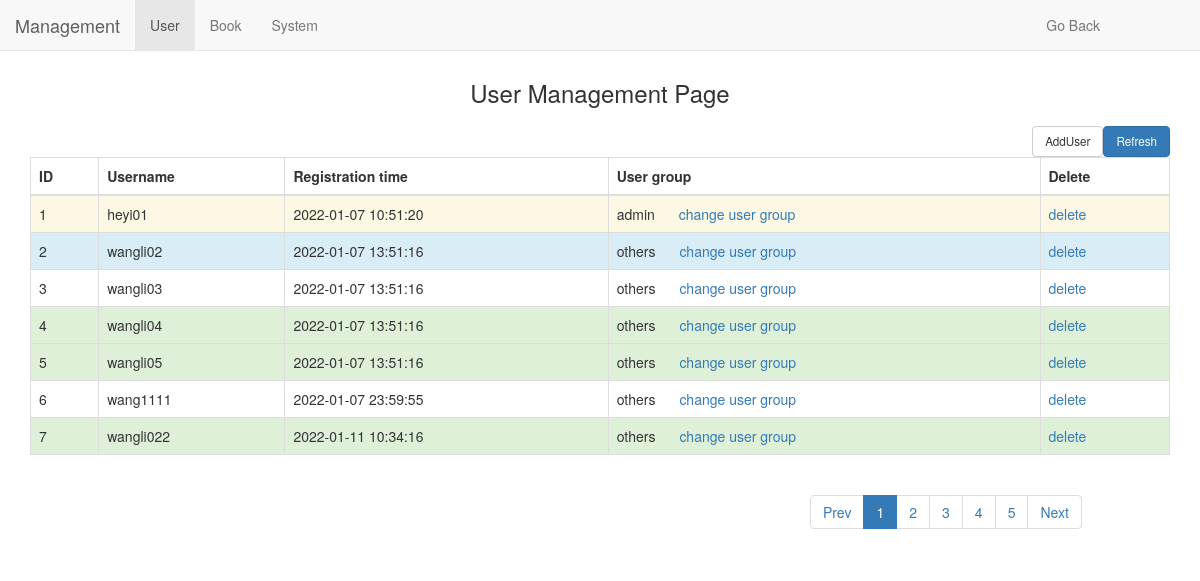
Screenshot of /management/user (signed in) with the database file from the repository.
### models.py (models this page shows, shortened)
class User(db.Model):
    username = db.Column(db.String(50),primary_key = True)
    hash_pwd = db.Column(db.String(100))
    salt = db.Column(db.String(100))
    group_id = db.Column(db.Integer)
    add_time = db.Column(db.String(50))

### app.py (the view)
@app.route("/management/user",methods = ['POST','GET'])
@login_required
@routing_permission_check
def user_mgr():
    form = UploadFileForms()
    if request.method == 'GET':
        dic1 = {'active1':'active','active2':'','active3':'','active4':'','active5':'','active_next':'','active_Prev':'','current_page_number':1}
        user_info = User.query.limit(10).all()
        user_list = []
        if len(user_info) ==0:
            user_list = []
        else:
            for userdata in user_info:
                user_list.append( userdata.__dict__)
            k = 0
            style_list = ['success','info','warning','error','']
            for j in user_list:
                k+=1
                del j['_sa_instance_state']
                del j['hash_pwd']
                del j['salt']
                j['id'] = k
                if j['group_id'] ==1:
                    del j['group_id']
                    j['group'] = 'admin'
                elif j['group_id'] == 2:
                    del j['group_id']
                    j['group'] = 'others'
                j['style'] = random.choice(style_list)
        return render_template('user.html',user_list = user_list,dic1 = dic1,form = form)

### decorator.py (called while the page is built)
def login_required(func):
    @wraps(func)
    def inner(*args, **kwargs):
        user_id = session.get('user_id')
        if not user_id:
            return jsonify({'error':'User not logged in'}
                           )
        else:
            g.user_id = user_id
            return func(*args, **kwargs)
    return inner

### templates/user.html (shortened to what this page needs)
<!DOCTYPE html>
<html>
<head>
	<link rel="stylesheet" href="/static/css/bootstrap.min.css">
</head>
<body>
    <div class="container">
        <div class="row clearfix">
            <div class="col-md-12 column">
                <nav class="navbar navbar-default navbar-fixed-top" role="navigation">
                    <div class="navbar-header">
                         <a class="navbar-brand" href="#">Management</a>
                    </div>
                    <ul class="nav navbar-nav">
						<li class="active" >
							 <a href="/management/user">User</a>
						</li>
						<li>
							 <a href="/management/book">Book</a>
						</li>
                        <li>
                            <a href="/management/system">System</a>
                        </li>
                    </ul>
                    <div class="collapse navbar-collapse" id="bs-example-navbar-collapse-1">
                        <ul class="nav navbar-nav navbar-right">
                            <li>
                                <a style="margin-right: 100px;" href="/home">Go Back</a>
                            </li>
                        </ul>
                    </div>
                </nav>
                <h3 style="margin-top: 80px;" class="text-center">
                    User Management Page
                </h3>
                <div style="float: left;" class="container">
                    <div class="row clearfix">
                        <div style="padding-left:0" class="col-md-12 column">
                        </div>
                    </div>
                </div>
                <a id="modal-207274" href="/management/refresh?cur_url=/management/user" role="button" class="btn btn-default btn-primary" style="float:right;font-size: smaller;" data-toggle="modal">Refresh</a>
                <a id="modal-207274" href="#modal-container-207274" role="button" class="btn btn-default" style="float:right;font-size: smaller;" data-toggle="modal">AddUser</a>
                <table style="margin-top: 20px;" class="table table-bordered">
                    <thead>
                        <tr>
                            <th>
                                ID
                            </th>
                            <th>
                                Username
                            </th>
                            <th>
                                Registration time
                            </th>
                            <th>
                                User group
                            </th>
                            <th>
                                Delete
                            </th>
                        </tr>
                    </thead>
                    <tbody>
                        {% for item in user_list %}
                            <tr class="{{ item['style'] }}">
                                <td>
                                    {{ item['id'] }}
                                </td>
                                <td>
                                    {{ item['username'] }}
                                </td>
                                <td>
                                    {{ item['add_time'] }}
                                </td>
                                <td>
                                    {{ item['group'] }} <a style="margin-left: 20px;" href="/management/user/changegroup?username={{ item['username'] }}&group={{ item['group'] }}">change user group</a>
                                </td>
                                <td>
                                    <a href="/management/user/delete?username={{ item['username'] }}">delete</a>
                                </td>
                            </tr>
                        {% endfor %}
                    </tbody>
                </table>
                <div class="row clearfix">
                    <div class="col-md-2 column">
                    </div>
                    <div class="col-md-6 column">
                    </div>
                    <div class="col-md-4 column">
                        <ul class="pagination">
                            <li class="{{ dic1['active_Prev'] }}">
                                {% if dic1['current_page_number'] <=2  %}
                                    <a href="/management/user/page?number=1">Prev</a>
                                {% else %}
                                    <a href="/management/user/page?number={{ dic1['current_page_number']-1 }}">Prev</a>
                                {% endif %}
                               </li>
                            <li class="{{ dic1['active1'] }}">
                                 <a href="/management/user/page?number=1">1</a>
                            </li>
                            <li class="{{ dic1['active2'] }}">
                                 <a href="/management/user/page?number=2">2</a>
                            </li>
                            <li class="{{ dic1['active3'] }}">
                                 <a href="/management/user/page?number=3">3</a>
                            </li>
                            <li class="{{ dic1['active4'] }}">
                                 <a href="/management/user/page?number=4">4</a>
                            </li>
                            <li class="{{ dic1['active5'] }}">
                                 <a href="/management/user/page?number=5">5</a>
                            </li>
                            <li class="{{ dic1['active_next'] }}">
                                 <a href="/management/user/page?number={{ dic1['current_page_number']+1 }}">Next</a>
                            </li>
                        </ul>
                    </div>
                </div>
            </div>
        </div>
    </div>
</body>
</html>

### rows the page displays
User: id "1", username "heyi01", add_time "2022-01-07 10:51:20", group "admin"
User: id "2", username "wangli02", add_time "2022-01-07 13:51:16", group "others"
User: id "3", username "wangli03", add_time "2022-01-07 13:51:16", group "others"
User: id "4", username "wangli04", add_time "2022-01-07 13:51:16", group "others"
User: id "5", username "wangli05", add_time "2022-01-07 13:51:16", group "others"
User: id "6", username "wang1111", add_time "2022-01-07 23:59:55", group "others"
User: id "7", username "wangli022", add_time "2022-01-11 10:34:16", group "others"
